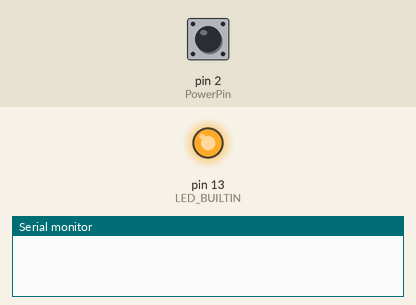
Recording of a sketch running on a simulated Arduino Leonardo, built with avr-gcc and run on an emulated ATmega32U4. Parts: output pins drawn as LEDs (lit = HIGH), the last lines printed to the serial monitor. Inputs (shaded band) come from the test bench; at power-on: pin 2 (PowerPin) HIGH. Sleep ends after the set time or at an interrupt.

Above: at 1.2 s.
1.3 s: pin 2 (PowerPin) pulled LOW for 0.15 s
At 2.3 s:
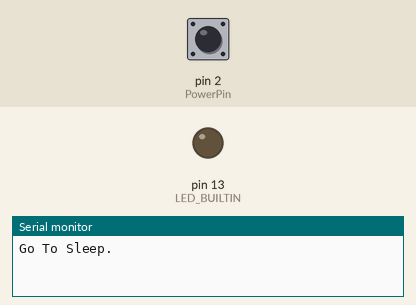
2.9 s: pin 2 (PowerPin) pulled LOW for 1 s
At 5.0 s:
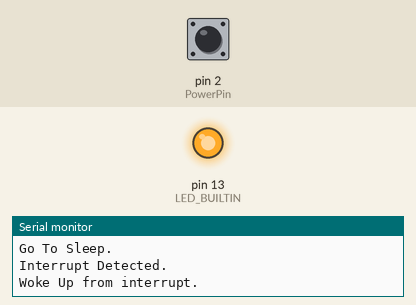
10.3 s: pin 2 (PowerPin) pulled LOW for 3.2 s
At 11.2 s:
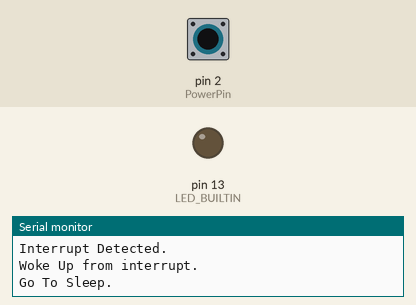
Timing chart, 0 to 13.3 s (numbered marks = the images above; inputs shaded):
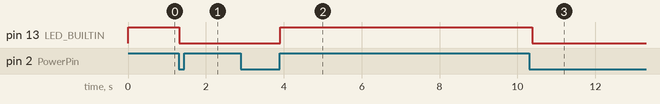

Measured:
- after the input at 1.3 s, pin 13 (LED_BUILTIN): HIGH → LOW at once
- after the input at 2.9 s, pin 13 (LED_BUILTIN): LOW → HIGH after 1.0 s
- after the input at 10.3 s, pin 13 (LED_BUILTIN): HIGH → LOW after 0.08 s

The sketch:

RemoteControlRx.ino
```cpp
#include <avr/sleep.h>
#include "MessageHandler.h"
#include "DCMotorControl.h"

#define PowerPin 2

volatile long CurrentTimer = 0;
volatile long LastReceivedMessageTimer = 0;

u8 PowerButtonState = 1;
u8 PowerButtonCounter = 0;

int ThrottlePWMValue = 0;
int LeftRightPWMValue = 0;

void setup() {
  // put your setup code here, to run once:
  Serial.begin(115200);
  Serial1.begin(57600); //Rx-Tx Unit
  pinMode(PowerPin,INPUT_PULLUP);

  pinMode(LED_BUILTIN,OUTPUT);
  detachInterrupt(digitalPinToInterrupt(PowerPin));

  SendMessageRF(GeneralMessageHeader,"#Hello Serial 1");

  CurrentTimer = micros();

}

void loop() {
  // put your main code here, to run repeatedly:
  digitalWrite(LED_BUILTIN,HIGH);
  if (micros() < CurrentTimer)
  {
    CurrentTimer = micros();
    Serial.println("Timer Overflow protection.");
  }

  if ( (micros() - CurrentTimer > 10000 ) )
  {
    ReadSticksAndButtons();
  }

  if ( (micros() - LastReceivedMessageTimer < 25000) )
  {
    ControlDualMotors(ThrottlePWMValue, LeftRightPWMValue);
  }
  else
  {
    FullStop();
    ThrottlePWMValue = 0;
    LeftRightPWMValue = 0;
  }

  if (!PowerButtonState)
  {
    PowerButtonCounter++;
  }
  else
  {
    PowerButtonCounter = 0;
  }

  if (PowerButtonCounter >= 20)
  {
    GoToSleep();
  }
}

void ReadSticksAndButtons(void)
{
  PowerButtonState = digitalRead(PowerPin);

  // Serial.print("Power Stick: ");
  // Serial.println(PowerButtonState);
}

void GoToSleep(void)
{
  Serial.println("Go To Sleep.");
  sleep_enable();
  digitalWrite(LED_BUILTIN,LOW); //TODO: Change button LED behaviour

  while (!PowerButtonState)
  {
    PowerButtonState = digitalRead(PowerPin);
    delay(100);
  }
  delay(2000);
  // Serial.print("Power Stick before attach: ");
  // Serial.println(PowerButtonState);
  // delay(1000);
  attachInterrupt(digitalPinToInterrupt(PowerPin),WakeUp,LOW );
  set_sleep_mode(SLEEP_MODE_PWR_DOWN);
  /*Set Sticks to Idle */
  sleep_cpu();
  Serial.println("Woke Up from interrupt.");

}
void WakeUp(void)
{
  PowerButtonState = digitalRead(PowerPin);
  while (!PowerButtonState)
  {
    PowerButtonState = digitalRead(PowerPin);
    delay(100);
  }
  delay(500);
  Serial.println("Interrupt Detected.");
  sleep_disable();
  detachInterrupt(digitalPinToInterrupt(PowerPin));
  while (!PowerButtonState)
  {
    PowerButtonState = digitalRead(PowerPin);
    delay(100);
  }
  delay(500);
  PowerButtonCounter = 0;
}

int ConvertStickToPWMSignal(u16 Center, int StickMeassurement)
{
  u32 TempStick = (StickMeassurement / 2) * 2;
  // Serial.print("TempStick Stick: ");
  // Serial.println(TempStick);
  int PWMSignalValueCenter = (Center*127 ) /512;
  int PWMSignalValue = PWMSignalValueCenter;
  // Serial.print("PWMSignalValueCenter: ");
  // Serial.println(PWMSignalValueCenter);
  if ( (TempStick > Center - 10) && (TempStick < Center + 10) )
  {
    TempStick = Center;
  }
  PWMSignalValue = (int)((TempStick * 127 ) /512 - PWMSignalValueCenter);
  // Serial.print("PWMSignalValue: ");
  // Serial.println(PWMSignalValue);
  return (int)PWMSignalValue;
}

void ParseRFMessage(String MessageToParse)
{
  // AB56FE21,6,156,#127,0
  // Header,Size,Counter,Body
  // Size includes '#' and '~' without Counter
  int HeaderIndex = MessageToParse.indexOf(SticksMessageHeader);
  int EndOfMessageIndex = MessageToParse.indexOf('~');
  if ( (HeaderIndex != -1) && (EndOfMessageIndex != -1) )
  {
    int MessageSizeEndIndex = MessageToParse.indexOf(",",HeaderIndex + 8);
    String MessageSizeString = MessageToParse.substring(HeaderIndex + 8,MessageSizeEndIndex);
    long MessageSize = MessageSizeString.toInt();
    int MessageBodyBegining = MessageToParse.indexOf("#",HeaderIndex + 8);
    String MessageBody = MessageToParse.substring(MessageBodyBegining+1,EndOfMessageIndex);
    int MessageBodySeperatorIndex = MessageToParse.indexOf(",",MessageBodyBegining + 1);
    String MessageBodyThrottleString = MessageToParse.substring(MessageBodyBegining+1,MessageBodySeperatorIndex);
    String MessageBodyLeftRightString = MessageToParse.substring(MessageBodySeperatorIndex+1,EndOfMessageIndex);

    ThrottlePWMValue = MessageBodyThrottleString.toInt();
    LeftRightPWMValue = MessageBodyLeftRightString.toInt();
  }
}

void serialEvent1()
{
  LastReceivedMessageTimer = micros();
  TextFromPort = Serial1.readStringUntil(terminator);
  if (!TextFromPort.equals("\r\n\n"))
  {
    //Serial.println("aaa");
    Serial.println(TextFromPort);
    //Serial1.println(TextFromPort);
    ParseRFMessage(TextFromPort);
    //GeneralMessage.concat(TextFromPort);
    //SendMEssageRF(GeneralMessageHeader,GeneralMessage);
  }
}
```

DCMotorControl.h
```cpp
//motor A connected between A01 and A02
//motor B connected between B01 and B02

int STBY = 10; //standby

//Motor A
int PWMA = 3; //Speed control
int AIN1 = 9; //Direction
int AIN2 = 8; //Direction

//Motor B
int PWMB = 5; //Speed control
int BIN1 = 11; //Direction
int BIN2 = 12; //Direction

int PWMThrottle = 0;
int PWMLeftRight = 0;

bool TurnLeftOrRight = false;
bool MoveForwardBackward = false;
boolean inPin1 = LOW;
boolean inPin2 = HIGH;

void FullStop(void);

void ControlSingleMotor(int motor, int speed, int direction)
{
    //Move specific motor at speed and direction
    //motor: 0 for B 1 for A
    //speed: 0 is off, and 255 is full speed
    //direction: 0 clockwise, 1 counter-clockwise

    digitalWrite(STBY, HIGH); //disable standby

    boolean inPin1 = LOW;
    boolean inPin2 = HIGH;

    if (direction == 1)
    {
        inPin1 = HIGH;
        inPin2 = LOW;
    }

    if (motor == 1)
    {
        digitalWrite(AIN1, inPin1);
        digitalWrite(AIN2, inPin2);
        analogWrite(PWMA, speed);
    }
    else
    {
        digitalWrite(BIN1, inPin1);
        digitalWrite(BIN2, inPin2);
        analogWrite(PWMB, speed);
    }
}

void ControlDualMotors(int ThrottleSignal, int LeftRightSignal)
{
    //Move specific motor at speed and direction
    //motor: 0 for B 1 for A
    //speed: 0 is off, and 255 is full speed
    //direction: 0 clockwise, 1 counter-clockwise

    digitalWrite(STBY, HIGH); //disable standby
    PWMThrottle = abs(ThrottleSignal) * 2;
    PWMLeftRight = abs(LeftRightSignal) * 2;
    if (abs(LeftRightSignal) < 5)
    {
        LeftRightSignal = 0;
        TurnLeftOrRight = false;
    }
    else
    {
        TurnLeftOrRight = true;
    }

    if ( (LeftRightSignal > 0) && (TurnLeftOrRight) )
    {
        inPin1 = HIGH;
        inPin2 = LOW;
    }
    else if ( (LeftRightSignal < 0) && (TurnLeftOrRight) )
    {
        inPin1 = LOW;
        inPin2 = HIGH;
    }
    else if ( (ThrottleSignal > 0) && (!TurnLeftOrRight) )
    {
        inPin1 = HIGH;
        inPin2 = LOW;
        MoveForwardBackward = true;
    }
    else if ( (ThrottleSignal < 0) && (!TurnLeftOrRight) )
    {
        inPin1 = LOW;
        inPin2 = HIGH;
        MoveForwardBackward = true;
    }
    else
    {
        TurnLeftOrRight = false;
        MoveForwardBackward = false;
    }


    if (TurnLeftOrRight)
    {
        digitalWrite(AIN1, inPin1);
        digitalWrite(AIN2, inPin2);

        digitalWrite(BIN1, !inPin1);
        digitalWrite(BIN2, !inPin2);

        analogWrite(PWMA, PWMLeftRight);
        analogWrite(PWMB, PWMLeftRight);
    }
    else if (MoveForwardBackward)
    {
        digitalWrite(AIN1, inPin1);
        digitalWrite(AIN2, inPin2);

        digitalWrite(BIN1, inPin1);
        digitalWrite(BIN2, inPin2);

        analogWrite(PWMA, PWMThrottle);
        analogWrite(PWMB, PWMThrottle);
    }
    else
    {
        FullStop();
    }
}

void FullStop(void)
{
    //enable standby
    digitalWrite(STBY, LOW);
}
```

MessageHandler.h
```cpp
#include <stdio.h>
#include <stdlib.h>
#include <string.h>

// int status;
unsigned long MessageCounter = 0;

char terminator = '~';

String FullString = "#";
String SticksMessageHeader = "AB56FE21,";
// String Message2Header = "CD34DC43,";
// String Message3Header = "EF12BA65,";
String GeneralMessageHeader = "AF61BE52,";
String Message = "";
String GeneralMessage = "#";
String TextFromPort = "";

char ThrottleString[5];
char LeftRightString[5];

void SendMessageRF(String MHeader, String MBody)
{
  Message = "";
  MessageCounter++;
  MBody.concat("~");
  int MessageSize = MBody.length();

  Message.concat(MHeader);
  Message.concat(MessageSize);
  Message.concat(",");
  Message.concat(MessageCounter);
  Message.concat(MBody);
  //Serial.println(Message);
  //Serial1.println(Message);
  FullString = "#";
  GeneralMessage = "#";
  MHeader = "";
  MBody = "";
}
```
